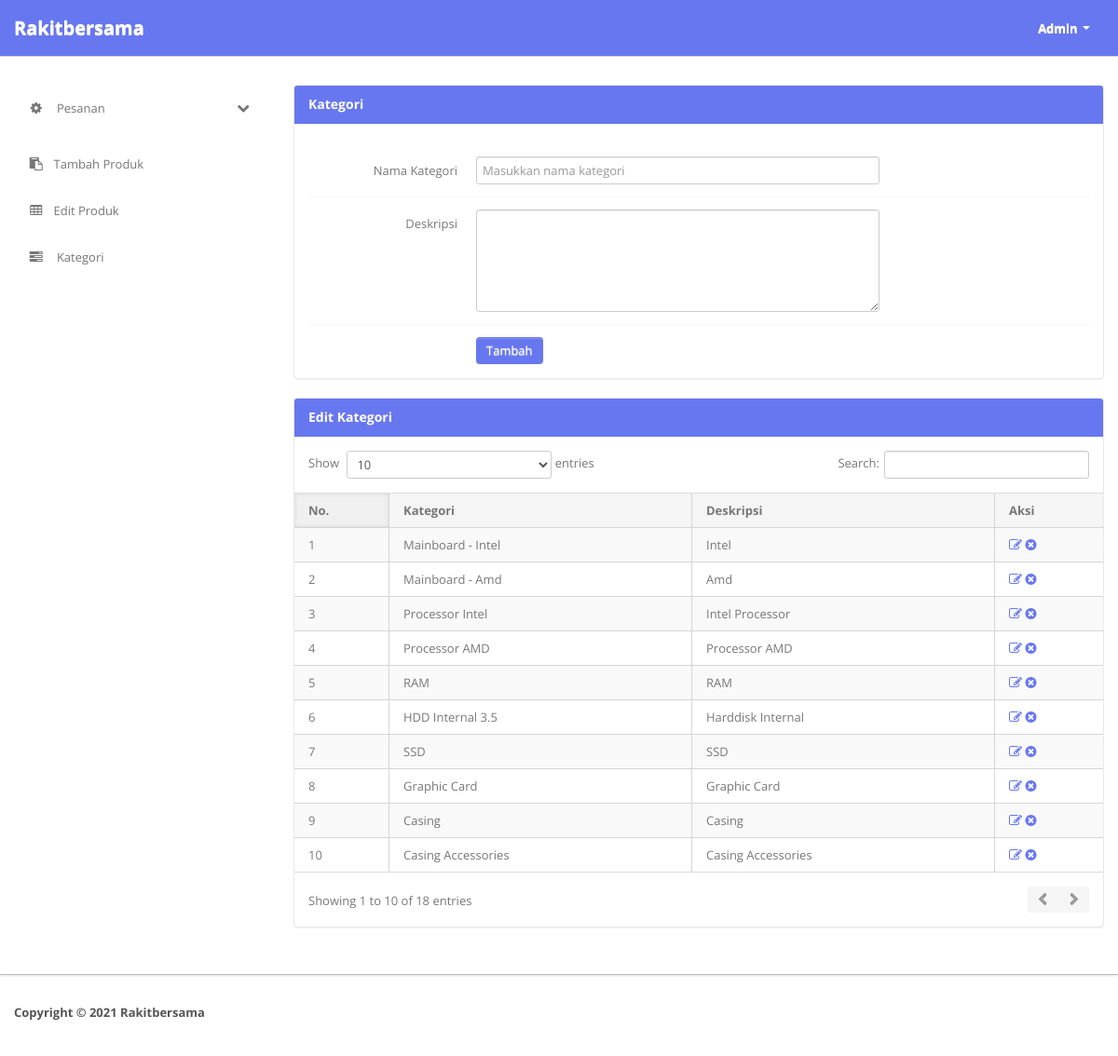
The app's page /admin/category.php (signed in) with its own data.
### tables this page shows
CREATE TABLE `category` (
  `id` int(11) NOT NULL,
  `categoryName` varchar(255) DEFAULT NULL,
  `categoryDescription` longtext,
  `creationDate` timestamp NOT NULL DEFAULT CURRENT_TIMESTAMP,
  `updationDate` varchar(255) DEFAULT NULL
);

### admin/category.php (the view, shortened to what this page needs)
<?php
include('include/config.php');
if (strlen($_SESSION['alogin']) == 0) {
	header('location:index.php');
} else {
?>
	<!DOCTYPE html>
	<html lang="en">
	<head>
		<link type="text/css" href="bootstrap/css/bootstrap.min.css" rel="stylesheet">
		<link type="text/css" href="bootstrap/css/bootstrap-responsive.min.css" rel="stylesheet">
		<link type="text/css" href="css/theme.css" rel="stylesheet">
		<link type="text/css" href="images/icons/css/font-awesome.css" rel="stylesheet">
	</head>
	<body>
		<?php include('include/header.php'); ?>
		<div class="wrapper">
			<div class="container">
				<div class="row">
					<?php include('include/sidebar.php'); ?>
					<div class="span9">
						<div class="content">
							<div class="module">
								<div class="module-head">
									<h3>Kategori</h3>
								</div>
								<div class="module-body">
									<br />
									<form class="form-horizontal row-fluid" name="Category" method="post">
										<div class="control-group">
											<label class="control-label" for="basicinput">Nama Kategori</label>
											<div class="controls">
												<input type="text" placeholder="Masukkan nama kategori" name="category" class="span8 tip" required>
											</div>
										</div>
										<div class="control-group">
											<label class="control-label" for="basicinput">Deskripsi</label>
											<div class="controls">
												<textarea class="span8" name="description" rows="5"></textarea>
											</div>
										</div>
										<div class="control-group">
											<div class="controls">
												<button type="submit" name="submit" class="btn">Tambah</button>
											</div>
										</div>
									</form>
								</div>
							</div>
							<div class="module">
								<div class="module-head">
									<h3>Edit Kategori</h3>
								</div>
								<div class="module-body table">
									<table cellpadding="0" cellspacing="0" border="0" class="datatable-1 table table-bordered table-striped	 display" width="100%">
										<thead>
											<tr>
												<th>No.</th>
												<th>Kategori</th>
												<th>Deskripsi</th>
												<th>Aksi</th>
											</tr>
										</thead>
										<tbody>
											<?php $query = mysqli_query($con, "select * from category");
											$cnt = 1;
											while ($row = mysqli_fetch_array($query)) {
											?>
												<tr>
													<td><?php echo htmlentities($cnt); ?></td>
													<td><?php echo htmlentities($row['categoryName']); ?></td>
													<td><?php echo htmlentities($row['categoryDescription']); ?></td>
													<td>
														<a href="edit-category.php?id=<?php echo $row['id'] ?>"><i class="icon-edit"></i></a>
														<a href="category.php?id=<?php echo $row['id'] ?>&del=delete" onClick="return confirm('Apakah anda ingin mengahapus kategori ini?')"><i class="icon-remove-sign"></i></a>
													</td>
												</tr>
											<?php $cnt = $cnt + 1;
											} ?>
									</table>
								</div>
							</div>
						</div>
					</div>
				</div>
			</div>
		</div>
		<?php include('include/footer.php'); ?>
	</body>
<?php } ?>

### records on screen
category: categoryName "Mainboard - Intel", categoryDescription "Intel"
category: categoryName "Mainboard - Amd", categoryDescription "Amd"
category: categoryName "Processor Intel", categoryDescription "Intel Processor"
category: categoryName "Processor AMD", categoryDescription "Processor AMD"
category: categoryName "RAM", categoryDescription "RAM"
category: categoryName "HDD Internal 3.5", categoryDescription "Harddisk Internal"
category: categoryName "SSD", categoryDescription "SSD"
category: categoryName "Graphic Card", categoryDescription "Graphic Card"
category: categoryName "Casing", categoryDescription "Casing"
category: categoryName "Casing Accessories", categoryDescription "Casing Accessories"
